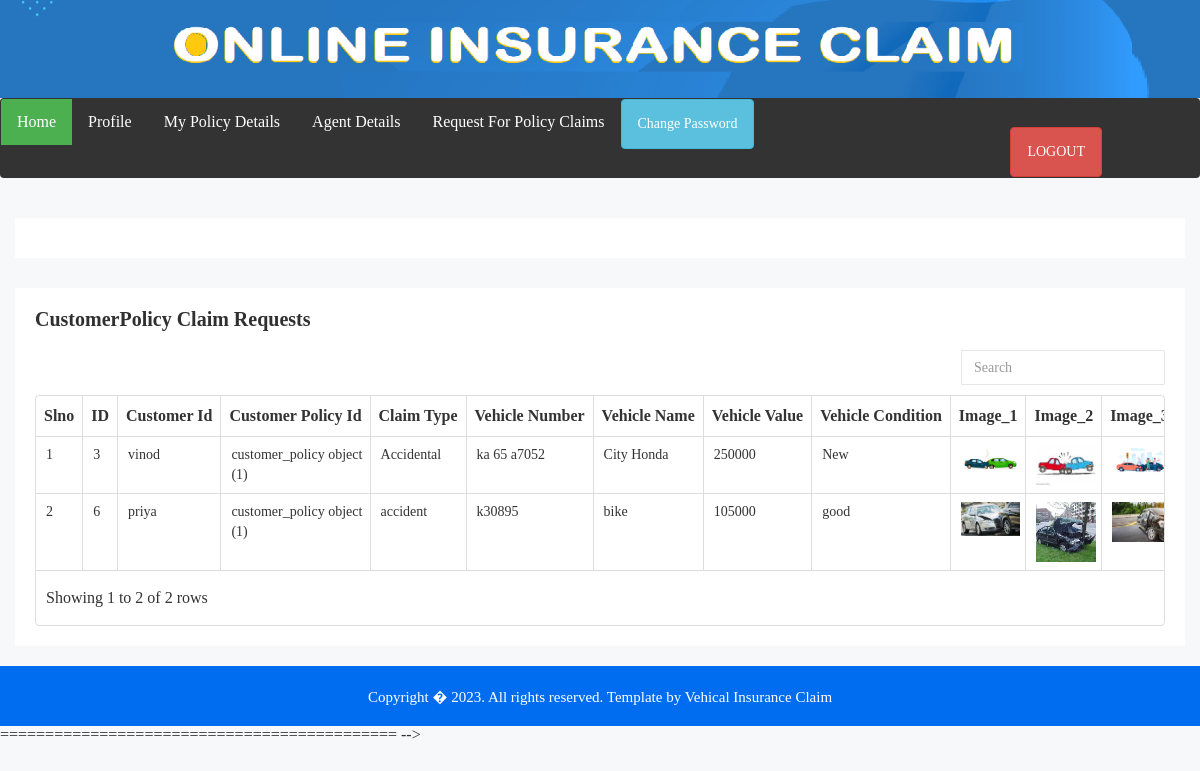
The app's page /insuranceclaim/uservehicleclaimview/ with its own data.
### insuranceclaim/models.py (models this page shows)
class vehicle_claim(models.Model):
    customer_id=models.ForeignKey(customer_details,on_delete=models.CASCADE)
    customer_policy_id=models.ForeignKey(customer_policy,on_delete=models.CASCADE)
    claim_type=models.CharField(max_length=100)
    vehicle_number=models.CharField(max_length=100)
    vehicle_name=models.CharField(max_length=100)
    vehicle_value=models.CharField(max_length=100)
    vehicle_condition=models.CharField(max_length=100)
    image_1=models.FileField(upload_to="vehical/",max_length=250,null=True,default=None)
    image_2=models.FileField(upload_to="vehical/",max_length=250,null=True,default=None)
    image_3=models.FileField(upload_to="vehical/",max_length=250,null=True,default=None)
    status=models.CharField(max_length=100)

class customer_details(models.Model):
    customer_firstname=models.CharField(max_length=100)
    customer_lastname=models.CharField(max_length=100)
    dob=models.DateField()
    gender=models.CharField(max_length=100)
    address=models.CharField(max_length=100)
    city=models.CharField(max_length=100)
    mobile_no=models.CharField(max_length=100)
    email_id=models.CharField(max_length=100)
    image=models.FileField(upload_to="images/",max_length=250,null=True,default=None)
    def __str__(self):
         return self.customer_firstname

class customer_policy(models.Model):
    customer_id=models.ForeignKey(customer_details,on_delete=models.CASCADE)
    agent_id=models.ForeignKey(agent_details,on_delete=models.CASCADE)
    policy_plan_id=models.ForeignKey(policy_plan_details,on_delete=models.CASCADE)
    total_amount=models.CharField(max_length=100)
    installment_amount=models.CharField(max_length=100)
    policy_start_date=models.CharField(max_length=100)
    policy_end_date=models.CharField(max_length=100)

### insuranceclaim/views.py (the view)
# urls.py: path("uservehicleclaimview/",uservehicleclaimview),
def uservehicleclaimview(request):
    vcv=vehicle_claim.objects.all()
    return render(request,'adminhome/uservehicleclaimview.html',{'vcv':vcv})

### templates/adminhome/uservehicleclaimview.html (shortened to what this page needs)
<!doctype html>
<html class="no-js" lang="">
{%include "adminhome/metatag.html"%}
<body>
    {%include "adminhome/header.html"%}
    {%include "adminhome/mobile_menu.html"%}
<div class="data-table-area mg-b-15">
    <div class="container-fluid">
        <div class="row">
            <div class="col-lg-12 col-md-12 col-sm-12 col-xs-12">
                <div class="sparkline13-list">
                    <div class="sparkline13-hd">
                        <div class="main-sparkline13-hd">
                            <h1> Customer<span class="table-project-n">Policy </span>Claim Requests</h1>
                        </div>
                    </div>
                    <div class="sparkline13-graph">
                        <div class="datatable-dashv1-list custom-datatable-overright">
                            <table id="table" data-toggle="table" data-pagination="true" data-search="true" >
                                <thead>
    <tr>
        <th>Slno</th>
        <th>ID </th>
        <th>Customer Id   </th>
        <th>Customer Policy Id </th>
        <th>Claim Type  </th>
        <th>Vehicle Number</th>
        <th>Vehicle Name</th>
        <th>Vehicle Value</th>
        <th>Vehicle Condition</th>
        <th>Image_1</th>
        <th>Image_2</th>
        <th>Image_3</th>
    </tr>
  </thead>
  <tbody>
    {% for a in vcv%}
    <tr>
        <td>{{forloop.counter}}</td>
        <td>{{a.id}}</td>
        <td>{{a.customer_id}}</td>
        <td>{{a.customer_policy_id}}</td>
        <td>{{a.claim_type}}</td>
        <td>{{a.vehicle_number}}</td>
        <td>{{a.vehicle_name}}</td>
        <td>{{a.vehicle_value}}</td>
        <td>{{a.vehicle_condition}}</td>
        <td><img src="{{a.image_1.url}}" height="150" width="200"></td>
        <td><img src="{{a.image_2.url}}" height="150" width="200"></td>
        <td><img src="{{a.image_3.url}}" height="150" width="200"></td>
        {%endfor%}
    </tr>
  </tbody>
  </table>
</div>
 </div>
                                        </div>
                                    </div>
                                </div>
                            </div>
                        </div>
        {%include "adminhome/footer.html"%}
</body>
</html>

### templates/adminhome/metatag.html (shortened to what this page needs)
<head>
    <link rel="stylesheet" href="/static/adminhome/css/bootstrap.min.css">
    <link rel="stylesheet" href="/static/adminhome/css/font-awesome.min.css">
    <link rel="stylesheet" href="/static/adminhome/css/owl.carousel.css">
    <link rel="stylesheet" href="/static/adminhome/css/owl.theme.css">
    <link rel="stylesheet" href="/static/adminhome/css/owl.transitions.css">
		<link rel="stylesheet" href="/static/adminhome/css/editor/select2.css">
    <link rel="stylesheet" href="/static/adminhome/css/editor/datetimepicker.css">
    <link rel="stylesheet" href="/static/adminhome/css/editor/bootstrap-editable.css">
    <link rel="stylesheet" href="/static/adminhome/css/editor/x-editor-style.css">
    <link rel="stylesheet" href="/static/adminhome/css/animate.css">
    <link rel="stylesheet" href="/static/adminhome/css/normalize.css">
    <link rel="stylesheet" href="/static/adminhome/css/meanmenu.min.css">
    <link rel="stylesheet" href="/static/adminhome/css/main.css">
    <link rel="stylesheet" href="/static/adminhome/css/educate-custon-icon.css">
    <link rel="stylesheet" href="/static/adminhome/css/morrisjs/morris.css">
    <link rel="stylesheet" href="/static/adminhome/css/scrollbar/jquery.mCustomScrollbar.min.css">
    <link rel="stylesheet" href="/static/adminhome/css/metisMenu/metisMenu.min.css">
    <link rel="stylesheet" href="/static/adminhome/css/metisMenu/metisMenu-vertical.css">
    <link rel="stylesheet" href="/static/adminhome/css/calendar/fullcalendar.min.css">
    <link rel="stylesheet" href="/static/adminhome/css/calendar/fullcalendar.print.min.css">
    <link rel="stylesheet" href="/static/adminhome/css/editor/select2.css">
    <link rel="stylesheet" href="/static/adminhome/css/editor/datetimepicker.css">
    <link rel="stylesheet" href="/static/adminhome/css/editor/bootstrap-editable.css">
    <link rel="stylesheet" href="/static/adminhome/css/editor/x-editor-style.css">
		<link rel="stylesheet" href="/static/adminhome/css/form/all-type-forms.css">
    <link rel="stylesheet" href="/static/adminhome/css/data-table/bootstrap-table.css">
    <link rel="stylesheet" href="/static/adminhome/css/data-table/bootstrap-editable.css">
    <link rel="stylesheet" href="/static/adminhome/style.css">
    <link rel="stylesheet" href="/static/adminhome/css/responsive.css">
		<link rel="stylesheet" href="/static/adminhome/css/calendar/fullcalendar.min.css">
    <link rel="stylesheet" href="/static/adminhome/css/calendar/fullcalendar.print.min.css">
    <link rel="stylesheet" href="/static/adminhome/css/touchspin/jquery.bootstrap-touchspin.min.css">
    <link rel="stylesheet" href="/static/adminhome/css/datapicker/datepicker3.css">
    <link rel="stylesheet" href="/static/adminhome/css/form/themesaller-forms.css">
    <link rel="stylesheet" href="/static/adminhome/css/colorpicker/colorpicker.css">
    <link rel="stylesheet" href="/static/adminhome/css/select2/select2.min.css">
    <link rel="stylesheet" href="/static/adminhome/css/chosen/bootstrap-chosen.css">
    <link rel="stylesheet" href="/static/adminhome/css/ionRangeSlider/ion.rangeSlider.css">
    <link rel="stylesheet" href="/static/adminhome/css/ionRangeSlider/ion.rangeSlider.skinFlat.css">
    <link rel="stylesheet" href="/static/adminhome/css/colorpicker/colorpicker.css">
    <link rel="stylesheet" href="/static/adminhome/css/select2/select2.min.css">
    <link rel="stylesheet" href="/static/adminhome/css/chosen/bootstrap-chosen.css">
    <link rel="stylesheet" href="/static/adminhome/css/ionRangeSlider/ion.rangeSlider.css">
    <link rel="stylesheet" href="/static/adminhome/css/ionRangeSlider/ion.rangeSlider.skinFlat.css">
</head>

### templates/adminhome/header.html (shortened to what this page needs)
<!DOCTYPE html>
<html>
<head>
    <img src="/static/adminhome/img/banner.png">
</head>
<body>
<div class="navbar">
    <a href="/insuranceclaim/adminhome/" class="active">Home</a>
    <a href="/insuranceclaim/customerdetailsedit/">Profile</a>
    <a href="/insuranceclaim/usercustomerpolicyview/">My Policy Details</a>
    <a href="/insuranceclaim/useragentdetailsview/">Agent Details</a>
    <a href="/insuranceclaim/uservehicleclaimview/">Request For Policy Claims </a>
    <a href="/changepin/" class="btn btn-info">Change Password</a>
    <a href=""></a><a href=""></a><a href=""></a><a href=""></a><a href=""></a><a href=""></a><a href=""></a><a href=""></a><a href=""></a><a href=""></a><a href=""></a><a href=""></a><a href=""></a><a href=""></a><a href=""></a><a href=""></a><a href=""></a><a href=""></a><a href=""></a><a href=""></a><a href=""></a>
    <a href="/logout/" class="btn btn-danger">LOGOUT</a></div>
</body>
</html>

### templates/adminhome/mobile_menu.html (shortened to what this page needs)
			            <div class="breadcome-area">
                <div class="container-fluid">
                    <div class="row">
                        <div class="col-lg-12 col-md-12 col-sm-12 col-xs-12">
                            <div class="breadcome-list">
                            </div>
                        </div>
                    </div>
                </div>
            </div>

### templates/adminhome/footer.html (shortened to what this page needs)
        <div class="footer-copyright-area">
            <div class="container-fluid">
                <div class="row">
                    <div class="col-lg-12 col-md-12 col-sm-12 col-xs-12">
                        <div class="footer-copy-right">
                            <p>Copyright � 2023. All rights reserved. Template by <a href="#">Vehical Insurance Claim </a></p>
                        </div>
                    </div>
                </div>
            </div>
        </div>
   ============================================ -->

### static/adminhome/css/main.css (style rules this page uses)
html { color: #222; font-size: 1em; line-height: 1.4; }
audio, canvas, iframe, img, svg, video { vertical-align: middle; }

### static/adminhome/css/form/themesaller-forms.css (style rules this page uses)
html, body { border: 0; margin: 0; padding: 0; font-size: 100%; vertical-align: baseline; font: inherit; }
body { margin: 0; padding: 0; }

### templates/adminhome/header.html (style rules this page uses)
.navbar { background-color: #333; overflow: hidden; }
.navbar a { float: left; display: block; color: #fff; text-align: center; padding: 14px 16px; text-decoration: none; }
.navbar a.active { background-color: #4CAF50; }

### records on screen
vehicle_claim: id "3", customer_id "vinod", customer_policy_id "customer_policy object (1)", claim_type "Accidental", vehicle_number "ka 65 a7052", vehicle_name "City Honda", vehicle_value "250000", vehicle_condition "New", image_1 (picture), image_2 (picture), image_3 (picture)
vehicle_claim: id "6", customer_id "priya", customer_policy_id "customer_policy object (1)", claim_type "accident", vehicle_number "k30895", vehicle_name "bike", vehicle_value "105000", vehicle_condition "good", image_1 (picture), image_2 (picture), image_3 (picture)
